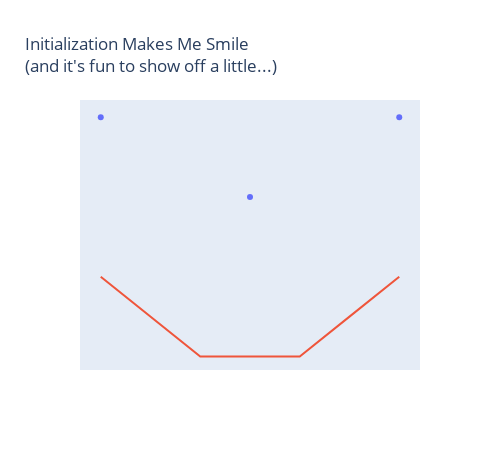

Notebook code cell kept with this figure:
### Markdown cell above
## Hand-coded neural network - currently only coded for continuous targets, regression-style.

### Code cell
import math
import numpy as np
import datetime as dt
import pandas as pd
import ipdb

import chart_studio.plotly as ply
import chart_studio.tools as plytool
import plotly.figure_factory as ff
import plotly.graph_objs as go
import plotly.offline as plyoff

# plotly initialization
# if using jupyter lab, must have the plotly extension installed: https://github.com/jupyterlab/jupyter-renderers/tree/master/packages/plotly-extension
# jupyter labextension install @jupyterlab/plotly-extension
plyoff.init_notebook_mode(connected=True)
x1 = [1,4,7]; y1 = [7,5,7]
x2 = [1,2,3,4,5,6,7]; y2 = [3,2,1,1,1,2,3]
plyoff.iplot(go.Figure(data=[go.Scatter({"x":x1, "y":y1, 'mode':'markers'}),
                             go.Scatter({"x":x2, "y":y2, 'mode':'lines'})],
                                        layout=go.Layout(autosize=False,width=500,title="Initialization Makes Me Smile<br>(and it's fun to show off a little...)",
                                                         showlegend=False, xaxis={'showgrid':False, 'showticklabels':False},
                                                         yaxis={'showgrid':False, 'showticklabels':False})))

### Figure 1 — Plotly figure (JSON) as saved in the notebook; plotly's stock layout.template omitted (floating-point values rounded to 4 significant figures)
{"data": [{"mode": "markers", "type": "scatter", "x": [1, 4, 7], "y": [7, 5, 7]}, {"mode": "lines", "type": "scatter", "x": [1, 2, 3, 4, 5, 6, 7], "y": [3, 2, 1, 1, 1, 2, 3]}], "layout": {"autosize": false, "height": 450, "showlegend": false, "title": {"text": "Initialization Makes Me Smile<br>(and it's fun to show off a little...)"}, "width": 500, "xaxis": {"autorange": true, "range": [0.5829, 7.417], "showgrid": false, "showticklabels": false, "type": "linear"}, "yaxis": {"autorange": true, "range": [0.6614, 7.433], "showgrid": false, "showticklabels": false, "type": "linear"}}}
